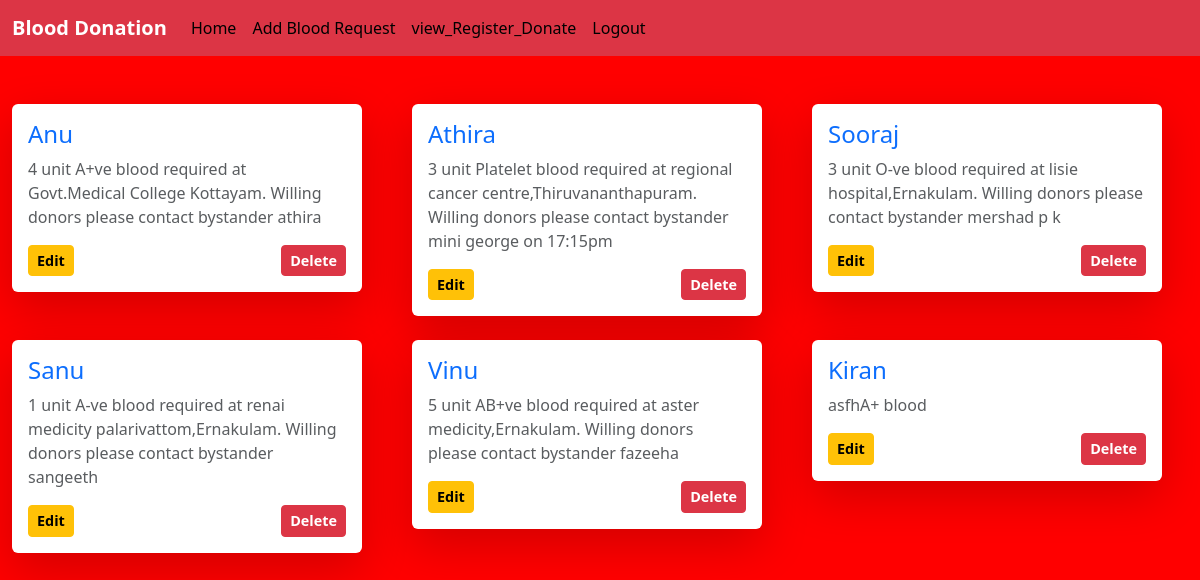
/admin_home, run on the app's committed database.
### app/models.py (models this page shows, shortened)
class BloodRequest(models.Model):
    patient_name = models.CharField(max_length=100)
    description = models.TextField()
    place = models.CharField(max_length=100)
    contact_no = models.CharField(max_length=15)
    request_date = models.DateTimeField(auto_now_add=True)

### app/views.py (the view)
# urls.py: path('admin_home',views.admin_home),
def admin_home(req):
    bloodrequest=BloodRequest.objects.all()
    return render(req,'admin/home.html',{'BloodRequest':bloodrequest})

### template/admin/home.html (shortened to what this page needs)
<!DOCTYPE html>
<html lang="en">
<head>
  {% load static %}
  <link href="https://cdn.jsdelivr.net/npm/bootstrap@5.3.3/dist/css/bootstrap.min.css" rel="stylesheet">
</head>
<body>
  <nav class="navbar navbar-expand-sm bg-danger navbar-dark">
    <div class="container-fluid">
      <a class="navbar-brand" href="#">Blood Donation</a>
      <div class="collapse navbar-collapse" id="collapsibleNavbar">
        <ul class="navbar-nav">
          <li class="nav-item">
            <a class="nav-link" href="#">Home</a>
          </li>
          <li class="nav-item">
            <a class="nav-link" href="add_blood_request">Add Blood Request</a>
          </li>
          <li class="nav-item">
            <a class="nav-link" href="view_register_donate">view_Register_Donate</a>
          </li>
          <li class="nav-item">
            <a class="nav-link" href="logout">Logout</a>
          </li>
        </ul>
      </div>
    </div>
  </nav>
  <div class="container py-5">
    <div class="row">
      {% for blood in BloodRequest %}
      <div class="col-lg-4 col-md-6 mb-4">
        <div class="card shadow-lg rounded-lg" style="width:100%; max-width: 350px;">
          <div class="card-body">
            <h4 class="card-title text-primary">{{blood.patient_name}}</h4>
            <p class="card-text text-muted">{{blood.description}}</p>
            <div class="d-flex justify-content-between">
              <a href="edit_patient/{{blood.pk}}" class="btn btn-warning btn-sm w-45">Edit</a>
              <a href="delete_patient/{{blood.pk}}" class="btn btn-danger btn-sm w-45">Delete</a>
            </div>
          </div>
        </div>
      </div>
      {% endfor %}
    </div>
  </div>
</body>
</html>

### template/admin/home.html (style rules this page uses)
body { background-color: red; }
.navbar { transition: background-color 0.3s ease; }
.navbar-brand { font-weight: bold; }
.nav-link { border-radius: 5px; color: black; }
.card { border: none; transition: transform 0.3s ease-in-out, box-shadow 0.3s ease-in-out; }
.btn { font-size: 0.9rem; font-weight: bold; }
.container { max-width: 1200px; }
.row { display: flex; flex-wrap: wrap; justify-content: center; }

### data on the page
BloodRequest: patient_name "Anu", description "4 unit A+ve blood required at Govt.Medical College Kottayam. Willing donors please contact bystander athira"
BloodRequest: patient_name "Athira", description "3 unit Platelet blood required at regional cancer centre,Thiruvananthapuram. Willing donors please contact bystander mini george on 17:15pm"
BloodRequest: patient_name "Sooraj", description "3 unit O-ve blood required at lisie hospital,Ernakulam. Willing donors please contact bystander mershad p k"
BloodRequest: patient_name "Sanu", description "1 unit A-ve blood required at renai medicity palarivattom,Ernakulam. Willing donors please contact bystander sangeeth"
BloodRequest: patient_name "Vinu", description "5 unit AB+ve blood required at aster medicity,Ernakulam. Willing donors please contact bystander fazeeha"
BloodRequest: patient_name "Kiran", description "asfhA+ blood"
